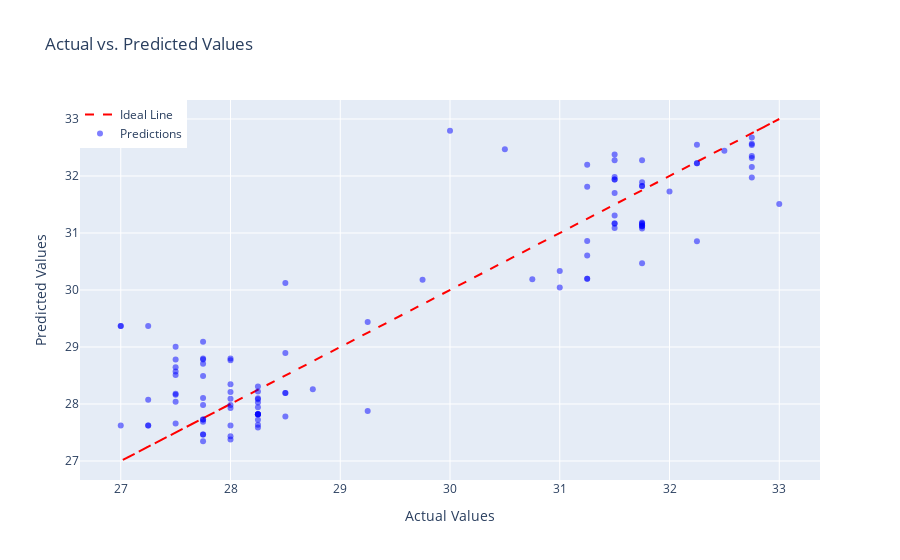
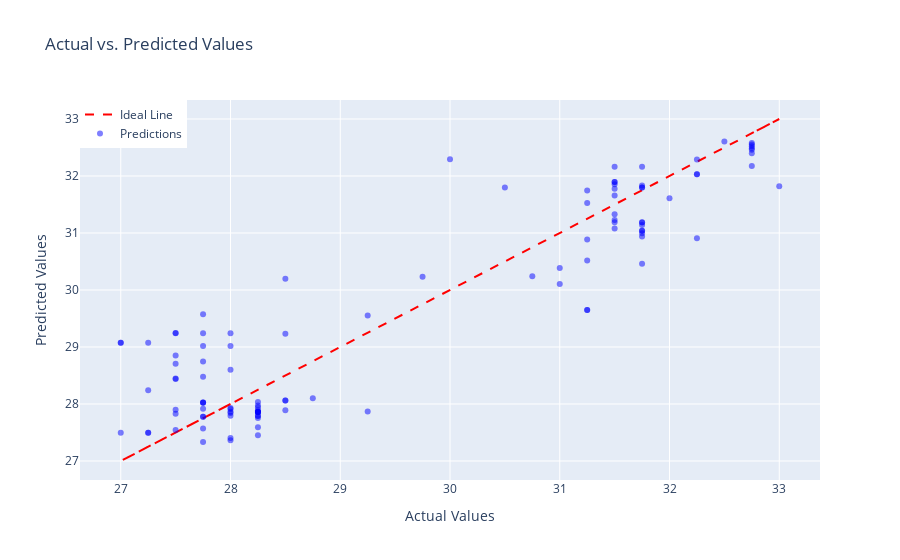
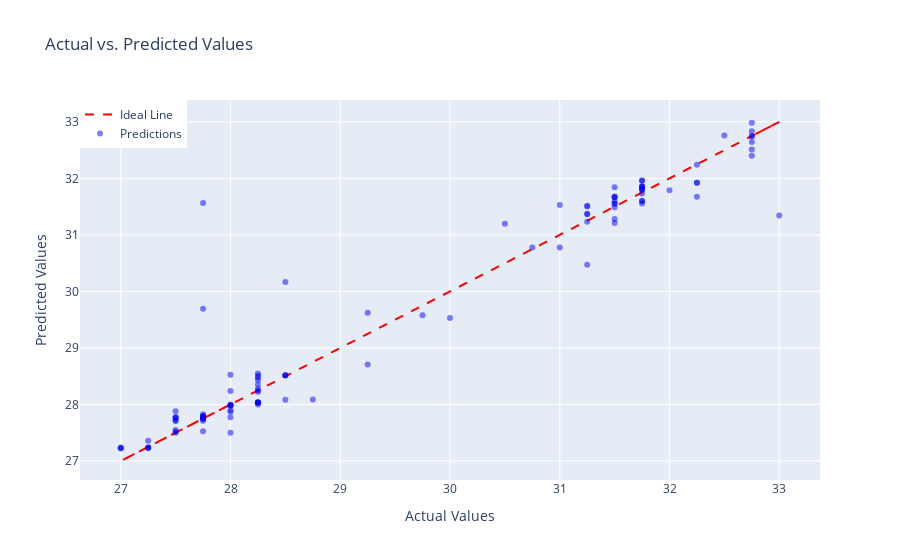

Here is the notebook cell these charts were saved with, in order:
### Code cell
plot_predict_vs_actual(y_test, lr_pred)
plot_predict_vs_actual(y_test, elastic_net_pred)
plot_predict_vs_actual(y_test, xgboost_pred)
